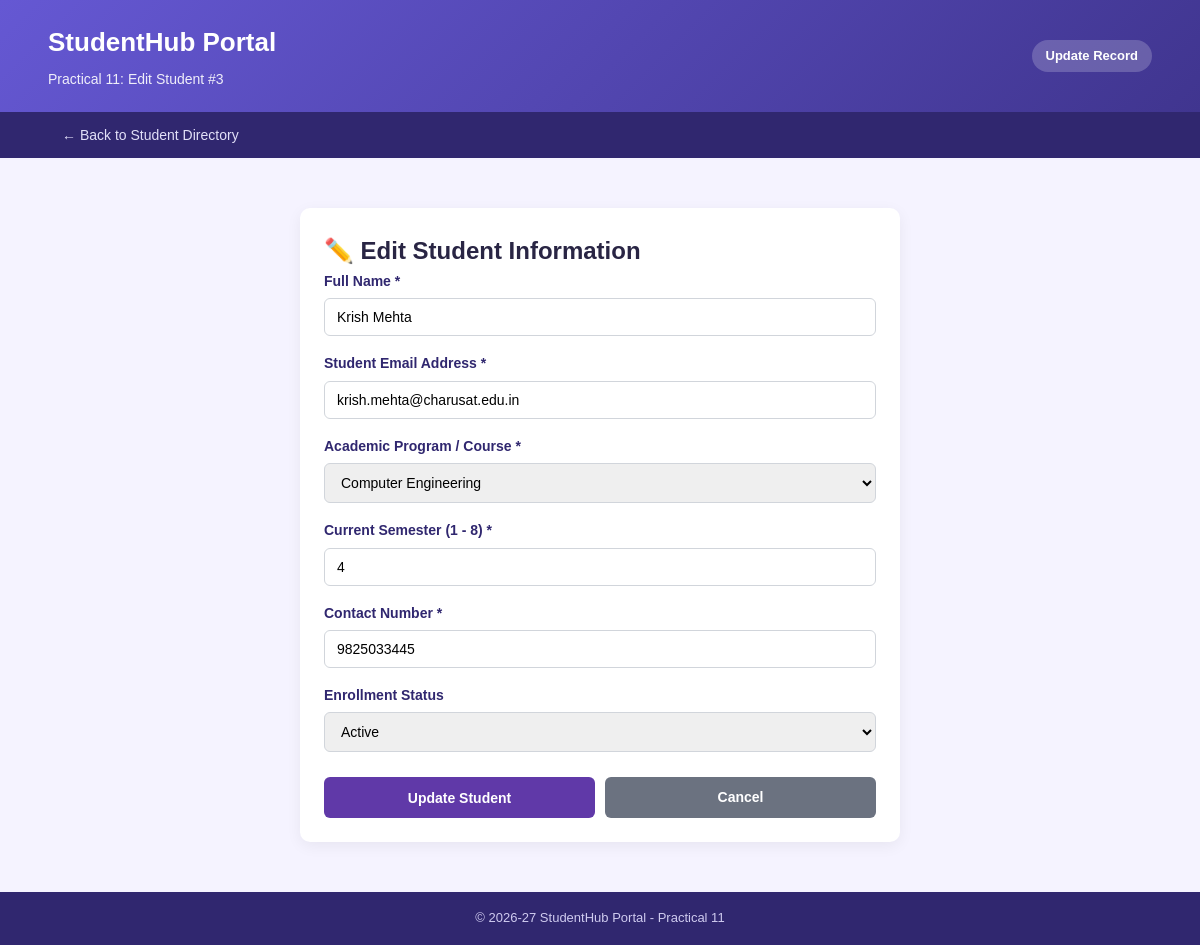
The page /edit_student.php?id=3 on the database its author committed.
### tables this page shows
CREATE TABLE IF NOT EXISTS `students` (
  `student_id` INT AUTO_INCREMENT PRIMARY KEY,
  `name` VARCHAR(100) NOT NULL,
  `email` VARCHAR(100) NOT NULL UNIQUE,
  `course` VARCHAR(100) NOT NULL,
  `semester` INT NOT NULL DEFAULT 1,
  `phone` VARCHAR(15) NOT NULL DEFAULT '',
  `status` ENUM('Active', 'Inactive') NOT NULL DEFAULT 'Active',
  `created_at` TIMESTAMP DEFAULT CURRENT_TIMESTAMP
);

### edit_student.php (the view, shortened to what this page needs)
<?php
require_once "db.php";
$id = (int)($_GET['id'] ?? 0);
$stmt = $conn->prepare("SELECT * FROM students WHERE student_id = ? LIMIT 1");
$stmt->bind_param("i", $id);
$stmt->execute();
$result = $stmt->get_result();
$student = $result->fetch_assoc();
if ($_SERVER["REQUEST_METHOD"] === "POST") {
    $name = trim($_POST['name'] ?? '');
    $email = trim($_POST['email'] ?? '');
    $course = trim($_POST['course'] ?? '');
    $semester = (int)($_POST['semester'] ?? 1);
    $phone = trim($_POST['phone'] ?? '');
    $status = in_array($_POST['status'] ?? '', ['Active', 'Inactive']) ? $_POST['status'] : 'Active';
    if (empty($name) || empty($email) || empty($course) || empty($phone)) {
        $error = "All fields are required.";
    } elseif (!filter_var($email, FILTER_VALIDATE_EMAIL)) {
        $error = "Please enter a valid email address.";
    } elseif ($semester < 1 || $semester > 8) {
        $error = "Semester must be between 1 and 8.";
    } else {
        $checkStmt = $conn->prepare("SELECT student_id FROM students WHERE email = ? AND student_id != ?");
        $checkStmt->bind_param("si", $email, $id);
        $checkStmt->execute();
        $checkRes = $checkStmt->get_result();
        if ($checkRes->num_rows > 0) {
            $error = "Another student is already using this email address.";
            $checkStmt->close();
        } else {
            $checkStmt->close();
            $updateStmt = $conn->prepare("UPDATE students SET name = ?, email = ?, course = ?, semester = ?, phone = ?, status = ? WHERE student_id = ?");
            $updateStmt->bind_param("sssiisi", $name, $email, $course, $semester, $phone, $status, $id);
            if ($updateStmt->execute()) {
                set_flash('success', "Student '{$name}' updated successfully!");
                $updateStmt->close();
                header("Location: index.php");
                exit();
            } else {
                $error = "Failed to update record. Error: " . $conn->error;
            }
            $updateStmt->close();
        }
    }
} else {
    $name = $student['name'];
    $email = $student['email'];
    $course = $student['course'];
    $semester = $student['semester'];
    $phone = $student['phone'];
    $status = $student['status'];
}
?>
<!DOCTYPE html>
<html lang="en">
<head>
    <link rel="stylesheet" href="style.css">
</head>
<body>
    <header class="header">
        <div class="container header-content">
            <div>
                <h1>StudentHub Portal</h1>
                <p>Practical 11: Edit Student #<?php echo $id; ?></p>
            </div>
            <div class="header-badge">Update Record</div>
        </div>
    </header>
    <nav class="navbar">
        <div class="container nav-links">
            <div>
                <a href="index.php">&larr; Back to Student Directory</a>
            </div>
        </div>
    </nav>
    <main class="container">
        <div class="card-box form-container">
            <h2 class="card-title">✏️ Edit Student Information</h2>
            <form action="edit_student.php?id=<?php echo $id; ?>" method="POST">
                <div class="form-group">
                    <label for="name">Full Name *</label>
                    <input type="text" id="name" name="name" class="form-control" value="<?php echo htmlspecialchars($name); ?>" required>
                </div>
                <div class="form-group">
                    <label for="email">Student Email Address *</label>
                    <input type="email" id="email" name="email" class="form-control" value="<?php echo htmlspecialchars($email); ?>" required>
                </div>
                <div class="form-group">
                    <label for="course">Academic Program / Course *</label>
                    <select id="course" name="course" class="form-control" required>
                        <option value="Computer Engineering" <?php if ($course === 'Computer Engineering') echo 'selected'; ?>>Computer Engineering</option>
                    </select>
                </div>
                <div class="form-group">
                    <label for="semester">Current Semester (1 - 8) *</label>
                    <input type="number" id="semester" name="semester" class="form-control" min="1" max="8" value="<?php echo htmlspecialchars((string)$semester); ?>" required>
                </div>
                <div class="form-group">
                    <label for="phone">Contact Number *</label>
                    <input type="tel" id="phone" name="phone" class="form-control" value="<?php echo htmlspecialchars($phone); ?>" required>
                </div>
                <div class="form-group">
                    <label for="status">Enrollment Status</label>
                    <select id="status" name="status" class="form-control">
                        <option value="Active" <?php if ($status === 'Active') echo 'selected'; ?>>Active</option>
                    </select>
                </div>
                <div style="display: flex; gap: 10px; margin-top: 25px;">
                    <button type="submit" class="btn btn-primary" style="flex: 1;">Update Student</button>
                    <a href="index.php" class="btn btn-secondary" style="flex: 1;">Cancel</a>
                </div>
            </form>
        </div>
    </main>
    <footer>
        <div class="container">
            <p>&copy; 2026-27 StudentHub Portal - Practical 11</p>
        </div>
    </footer>
</body>
</html>

### style.css (style rules this page uses)
* { box-sizing: border-box; margin: 0; padding: 0; }
body { font-family: Arial, sans-serif; line-height: 1.6; color: #292544; background: #f5f3ff; min-height: 100vh; display: flex; flex-direction: column; }
.container { width: 92%; max-width: 1200px; margin: auto; }
.header { background: linear-gradient(135deg, #6558d3, #40358f); color: white; padding: 22px 0; box-shadow: 0 2px 10px rgba(64, 53, 143, 0.2); }
.header-content { display: flex; align-items: center; justify-content: space-between; flex-wrap: wrap; gap: 10px; }
.header h1 { font-size: 26px; margin-bottom: 4px; }
.header p { font-size: 14px; opacity: 0.9; }
.header-badge { background: rgba(255, 255, 255, 0.2); padding: 6px 14px; border-radius: 20px; font-size: 13px; font-weight: bold; }
.navbar { background: #30276f; }
.nav-links { display: flex; flex-wrap: wrap; align-items: center; justify-content: space-between; padding: 10px 0; }
.nav-links a { color: #e2e0f8; text-decoration: none; padding: 8px 14px; font-size: 14px; border-radius: 4px; transition: background 0.2s; }
main { flex: 1; padding: 30px 0; }
.card-box { background: #ffffff; border-radius: 10px; padding: 24px; box-shadow: 0 4px 15px rgba(0, 0, 0, 0.06); margin-bottom: 25px; }
.btn { display: inline-block; padding: 9px 16px; font-size: 14px; font-weight: bold; text-align: center; text-decoration: none; border-radius: 6px; cursor: pointer; border: none; transition: all 0.2s; }
.btn-primary { background: #6039a8; color: white; }
.btn-secondary { background: #6b7280; color: white; }
.form-container { max-width: 600px; margin: 20px auto; }
.form-group { margin-bottom: 16px; }
.form-group label { display: block; margin-bottom: 6px; font-weight: bold; font-size: 14px; color: #30276f; }
.form-control { width: 100%; padding: 10px 12px; font-size: 14px; border: 1px solid #d1d5db; border-radius: 6px; outline: none; }
footer { background: #30276f; color: #cfcbef; text-align: center; padding: 16px 0; font-size: 13px; margin-top: auto; }

### rows shown on the page
students: name "Krish Mehta", email "krish.mehta@charusat.edu.in", course "Computer Engineering", semester "4", phone "9825033445", status "Active"

### other values the page prints
$id "3"
